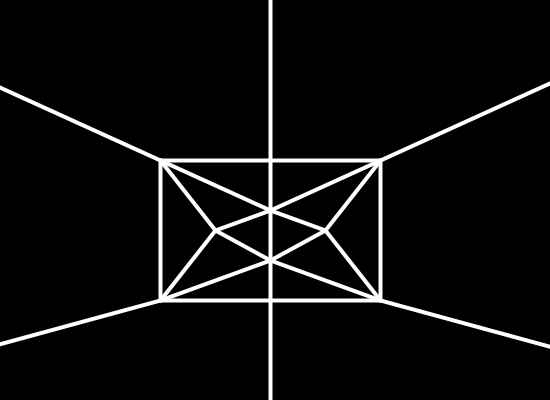
Frame 1 (no input)
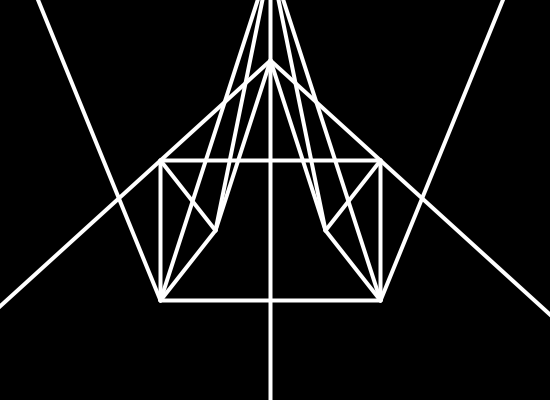
Frame 60 (the mouse pressed at the canvas centre just before this capture)
Frame 120 (the mouse held since frame 60 and released just before this capture): identical to frame 60, image omitted

The Processing sketch that drew these frames (run headless with seeded random() and noise(); from frame 60 on, the mouse is pressed at the canvas centre):

// Processing sketch: processing_56965
// ── processing_56965.pde

int h;
int h1;
int w;
int x;
int y;

void setup (){
  size(550,400);
  h=70;
  h1=50;
  w=55;
  x=160;
  y=160;
  }

void draw (){
  background(0);
  stroke (255);
  strokeWeight (4);
  line (x,y,x+w,y+h);
  line (x+w,y+h,x,y+h*2);
  line (x,y+h*2,x+w*2,y+h1*2);
  line (x+w*2,y+h1*2,x+w*4,y+h*2);
  line (x+w*4,y+h*2,x+w*3,y+h);
  line (x+w*3,y+h,x+w*4,y);
  line (x+w*4,y,x+w*2,y+h1);
  line (x+w*2,y+h1,x,y);

  
 line (x+w,y+h,x+w*2,y+h1);
 line (x+w*2,y+h1,x+w*3,y+h);
 line (x+w*3,y+h,x+w*2,y+h1*2);
 line (x+w,y+h,x+w*2,y+h1*2);
 
 line (x,y,x+w*4,y);
 line (x,y,x,y+h*2);
 line (x,y+h*2,x+w*4,y+h*2);
 line (x+w*4,y+h*2,x+w*4,y);
 
 line (x+w*2,y-h*3,x+w*2,y+h*6);


 line (x,y,x-w*4,y-h1*2);
 line (x+w*4,y,x+w*8,y-h1*2);
 line (x,y+h*2,x-w*4,y+h1*4);
 line (x+w*4,y+h*2,x+w*8,y+h1*4); 


if(h1>0){h1=h1-150;}


}
